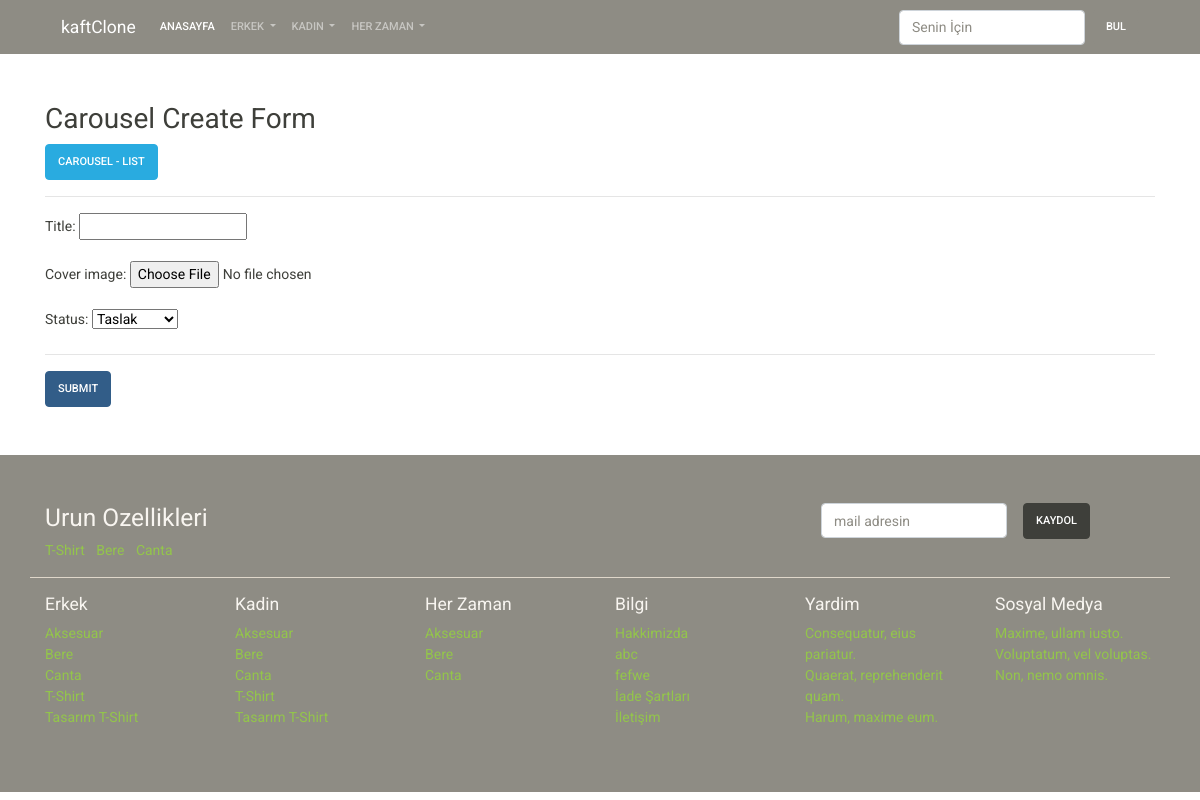
Screenshot of /manage/carousel/create/ with the database file from the repository.
### product/models.py (models this page shows, shortened)
class Category(models.Model):
    title = models.CharField(max_length=200)
    slug = models.SlugField(max_length=200,default="",)
    status = models.CharField(
        default=DEFAULT_STATUS,
        choices=STATUS,
        max_length=10,
    )
    gender = models.CharField(max_length=6,default="unisex", choices=GENDER_CHOICE,)
    created_at = models.DateTimeField(auto_now_add=True)
    updated_at = models.DateTimeField(auto_now=True)

### page/models.py (models this page shows)
class Page(models.Model):
    title = models.CharField(max_length=200)
    slug = models.SlugField(max_length=200,default="",)
    content = models.TextField()
    cover_image = models.ImageField(null=True, blank=True, upload_to='page',)
    status = models.CharField(
        default=DEFAULT_STATUS,
        choices=STATUS,
        max_length=10,
    )
    created_at = models.DateTimeField(auto_now_add=True)
    updated_at = models.DateTimeField(auto_now=True)

### page/views.py (the view)
# urls.py: path('carousel/create/',carousel_create, name='carousel_create'),
def carousel_create(request):
    context = dict()
    context['form'] = CarouselModelForm()
    context['title'] = "Carousel Create Form"
    if request.method == 'POST':
        form = CarouselModelForm(request.POST, request.FILES)
        if form.is_valid():
            form.save()
            messages.success(request, 'Birseyler eklendi ama ne oldu bilemiyorum')
    return render(request, 'manage/form.html', context)

### page/forms.py
class CarouselModelForm(forms.ModelForm):
    class Meta:
        model = Carousel
        fields = [
            'title',
            'cover_image',
            'status',
        ]

### kaft_clone/nav_context.py (called while the page is built)
def nav_data(request):
    context = dict()
    context['categories'] = Category.objects.filter(status=STATUS).order_by('title')
    context['pages'] = Page.objects.filter(status=STATUS).order_by('title')
    return context

### templates/manage/form.html (shortened to what this page needs)
{% extends 'base/base.html' %}
{% block content %}
<div class="container mt-5">
    <div class="row">
        <div class="col-sm-12 ">
            <h2>{{ title }}</h2>
            <a href="{% url 'carousel_list' %}" class="btn btn-info">Carousel - List</a>
            <hr>
             <form method="POST" enctype="multipart/form-data">
                {{ form.as_p }}
                <hr>
                <button type="submit" class="btn btn-primary">Submit</button>
            </form>
        </div>
    </div>
</div>
{% endblock %}

### templates/base/components/footer.html (shortened to what this page needs)
<div class="bg-dark py-5 mt-5">
    <div class="container">
        <div class="row">
            <div class="col-sm-8">
                <h3 class="text-light">Urun Ozellikleri</h3>
                <ul class="list-inline">
                    <li class="list-inline-item">
                        <a href="">T-Shirt</a>
                    </li>
                    <li class="list-inline-item">
                        <a href="">Bere</a>
                    </li>
                    <li class="list-inline-item">
                        <a href="">Canta</a>
                    </li>
                </ul>
            </div>
            <div class="col-sm-4">
                <form class="form-inline">
                    <div class="form-group mx-sm-3 mb-2">
                        <input type="email" class="form-control" id="ebulten" placeholder="mail adresin">
                    </div>
                    <button type="submit" class="btn btn-dark mb-2">Kaydol</button>
                    </form>
            </div>
        </div>
        <div class="row border-top mb-3"></div>
        <div class="row">
            <div class="col-sm-2">
                <h5 class="text-light">Erkek</h5>
                <ul class="list-unstyled">
                    {% for item in categories %}
                        {% if item.gender == "man" or item.gender == "unisex"  %}
                        <li>
                        <a class="" href="{% url 'category_show' category_slug=item.slug %}">
                          {{ item.title }}
                        </a>
                        </li>
                        {% endif %}
                    {% endfor %}
                </ul>
            </div>
            <div class="col-sm-2">
                <h5 class="text-light">Kadin</h5>
                <ul class="list-unstyled">
                        {% for item in categories %}
                        {% if item.gender == "woman" or item.gender == "unisex"  %}
                        <li>
                        <a class="" href="{% url 'category_show' category_slug=item.slug %}">
                          {{ item.title }}
                        </a>
                    </li>
                        {% endif %}
                    {% endfor %}
                </ul>
            </div>
            <div class="col-sm-2">
                <h5 class="text-light">Her Zaman</h5>
                <ul class="list-unstyled">
                    {% for item in categories %}
                        {% if item.gender == "unisex"  %}
                        <li class="list-item">
                        <a class="" href="{% url 'category_show' category_slug=item.slug %}">
                          {{ item.title }}
                        </a>
                    </li>
                        {% endif %}
                    {% endfor %}
                </ul>
            </div>
            <div class="col-sm-2">
                <h5 class="text-light">Bilgi</h5>
                <ul class="list-unstyled">
                    {% for item in pages %}
                    <li>
                        <a href="{% url 'page_show' slug=item.slug %}">
                        {{ item.title }}
                        </a>
                    </li>
                    {% endfor %}
                </ul>
            </div>
            <div class="col-sm-2">
                <h5 class="text-light">Yardim</h5>
                <ul class="list-unstyled">
                    <li><a href="">Consequatur, eius pariatur.</a></li>
                    <li><a href="">Quaerat, reprehenderit quam.</a></li>
                    <li><a href="">Harum, maxime eum.</a></li>
                </ul>
            </div>
            <div class="col-sm-2">
                <h5 class="text-light">Sosyal Medya</h5>
                <ul class="list-unstyled text-white">
                    <li><a href="" >Maxime, ullam iusto.</a></li>
                    <li><a href="" >Voluptatum, vel voluptas.</a></li>
                    <li><a href="" >Non, nemo omnis.</a></li>
                </ul>
            </div>
        </div>
    </div>
</div>

### rows the page displays
Category: title "Aksesuar"
Category: title "Bere"
Category: title "Canta"
Category: title "T-Shirt"
Category: title "Tasarım T-Shirt"
Category: title "T-Shirt"
Category: title "Tasarım T-Shirt"
Page: title "Hakkimizda"
Page: title "abc"
Page: title "fefwe"
Page: title "İade Şartları"
Page: title "İletişim"

### other values shown
{{ title }} "Carousel Create Form"
